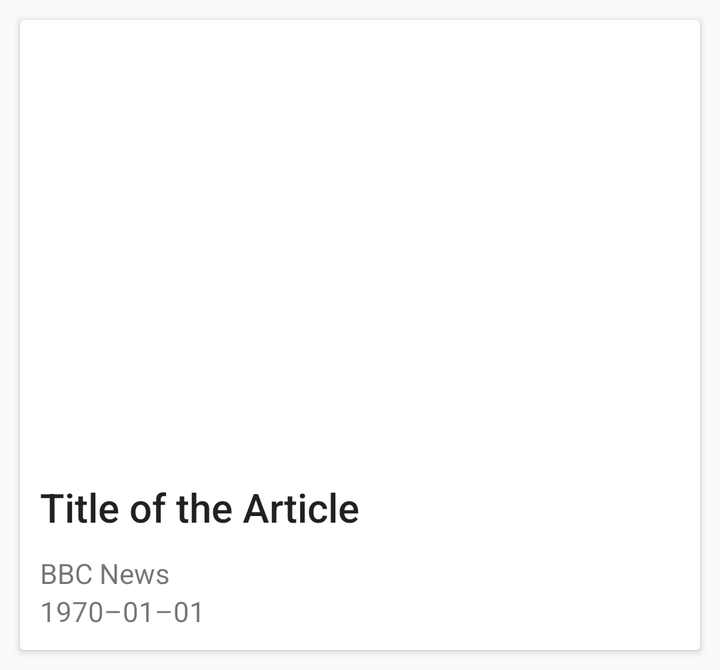
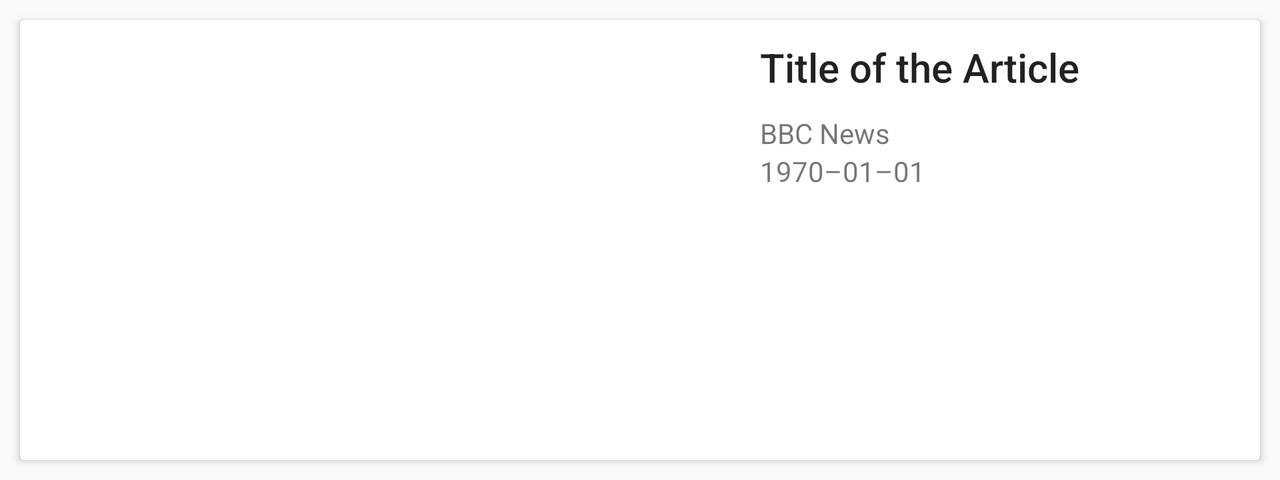

First picture: res/layout/ on a phone held upright. Second picture: the repository's own variant of that layout, on a device whose configuration matches the variant's folder. Source for both follows.
<!-- AndroidManifest.xml: application theme AppTheme -->
<!-- res/layout/article_list_item.xml -->
<?xml version="1.0" encoding="utf-8"?>
<android.support.v7.widget.CardView xmlns:android="http://schemas.android.com/apk/res/android"
    xmlns:tools="http://schemas.android.com/tools"
    android:layout_width="match_parent"
    android:layout_height="wrap_content"
    android:layout_margin="@dimen/card_margin"
    android:background="?attr/selectableItemBackground"
    android:clickable="true"
    android:focusable="true">

    <LinearLayout
        android:layout_width="match_parent"
        android:layout_height="wrap_content"
        android:orientation="vertical">

        <ImageView
            android:id="@+id/article_image_iv"
            android:layout_width="match_parent"
            android:layout_height="200dp"
            android:contentDescription="@string/news_image_description"
            android:elevation="6dp"
            android:layout_margin="@dimen/card_margin"
            android:scaleType="centerCrop"
            tools:src="@drawable/placeholder" />

        <TextView
            android:id="@+id/article_title"
            android:layout_width="wrap_content"
            android:layout_height="wrap_content"
            android:layout_marginTop="@dimen/card_margin"
            android:layout_marginLeft="@dimen/card_margin"
            android:layout_marginStart="@dimen/card_margin"
            android:textAppearance="@style/Base.TextAppearance.AppCompat.Title"
            tools:text="@string/article_title_description" />

        <RelativeLayout
            android:layout_width="match_parent"
            android:layout_height="wrap_content"
            android:layout_marginTop="@dimen/card_margin"
            android:layout_marginLeft="@dimen/card_margin"
            android:layout_marginStart="@dimen/card_margin">

            <TextView
                android:id="@+id/article_source_tv"
                android:layout_width="wrap_content"
                android:layout_height="wrap_content"
                android:layout_alignParentLeft="true"
                android:layout_alignParentStart="true"
                android:textAppearance="@style/Base.TextAppearance.AppCompat.Small"
                tools:text="@string/article_detail_source_placeholder" />

            <TextView
                android:id="@+id/published_at_tv"
                android:layout_width="wrap_content"
                android:layout_height="wrap_content"
                android:layout_below="@id/article_source_tv"
                android:textAppearance="@style/Base.TextAppearance.AppCompat.Small"
                tools:text="@string/published_at_tools_text" />


            <ImageButton
                android:id="@+id/bookmark_btn"
                style="?android:attr/borderlessButtonStyle"
                android:layout_width="wrap_content"
                android:layout_height="wrap_content"
                android:layout_alignParentEnd="true"
                android:layout_alignParentRight="true"
                android:layout_alignParentTop="true"
                android:src="@drawable/baseline_bookmark_border_black_18dp"
                android:contentDescription="@string/bookmark_button_description" />

        </RelativeLayout>
    </LinearLayout>
</android.support.v7.widget.CardView>
<!-- resources referenced by this layout -->
<resources>
  <dimen name="card_margin">10dp</dimen>
  <string name="article_detail_source_placeholder"> BBC News</string>
  <string name="article_title_description">Title of the Article</string>
  <string name="bookmark_button_description">bookmark article</string>
  <string name="news_image_description">article image</string>
  <string name="published_at_tools_text"> 1970–01–01</string>
  <style name="AppTheme" parent="Theme.AppCompat.Light.NoActionBar">
          
          <item name="colorPrimary">@color/colorPrimary</item>
          <item name="colorPrimaryDark">@color/colorPrimaryDark</item>
          <item name="colorAccent">@color/colorAccent</item>
  
      </style>
  <color name="colorPrimary">#607D8B</color>
  <color name="colorPrimaryDark">#455A64</color>
  <color name="colorAccent">#FF9800</color>
</resources>
<!-- res/layout-land/article_list_item.xml (the repository's variant of the layout above) -->
<!-- drawn on the phone turned sideways -->
<?xml version="1.0" encoding="utf-8"?>
<android.support.v7.widget.CardView xmlns:android="http://schemas.android.com/apk/res/android"
    xmlns:tools="http://schemas.android.com/tools"
    android:layout_width="match_parent"
    android:layout_height="wrap_content"
    android:layout_margin="@dimen/card_margin"
    android:clickable="true"
    android:focusable="true">

    <LinearLayout
        android:layout_width="match_parent"
        android:layout_height="wrap_content"
        android:orientation="horizontal"
        android:padding="@dimen/card_margin">

        <ImageView
            android:id="@+id/article_image_iv"
            android:layout_width="350dp"
            android:layout_height="200dp"
            android:contentDescription="@string/news_image_description"
            android:elevation="6dp"
            android:scaleType="centerCrop"
            tools:src="@drawable/placeholder" />

        <RelativeLayout
            android:layout_width="match_parent"
            android:layout_height="match_parent"
            android:layout_marginLeft="@dimen/card_margin"
            android:layout_marginStart="@dimen/card_margin">

            <TextView
                android:id="@+id/article_title"
                android:layout_width="wrap_content"
                android:layout_height="wrap_content"
                android:textAppearance="@style/Base.TextAppearance.AppCompat.Title"
                tools:text="@string/article_title_description" />

            <TextView
                android:id="@+id/article_source_tv"
                android:layout_width="wrap_content"
                android:layout_height="wrap_content"
                android:layout_alignParentLeft="true"
                android:layout_alignParentStart="true"
                android:layout_below="@+id/article_title"
                android:layout_marginTop="@dimen/card_margin"
                android:textAppearance="@style/Base.TextAppearance.AppCompat.Small"
                tools:text="@string/article_detail_source_placeholder" />

            <TextView
                android:id="@+id/published_at_tv"
                android:layout_width="wrap_content"
                android:layout_height="wrap_content"
                android:layout_below="@+id/article_source_tv"
                android:textAppearance="@style/Base.TextAppearance.AppCompat.Small"
                tools:text="@string/published_at_tools_text" />

            <ImageButton
                android:id="@+id/bookmark_btn"
                style="?android:attr/borderlessButtonStyle"
                android:layout_width="wrap_content"
                android:layout_height="wrap_content"
                android:layout_alignParentBottom="true"
                android:layout_alignParentEnd="true"
                android:layout_alignParentRight="true"
                android:contentDescription="@string/bookmark_button_description"
                android:paddingLeft="@dimen/activity_horizontal_margin"
                android:paddingStart="@dimen/activity_horizontal_margin"
                android:src="@drawable/baseline_bookmark_border_black_18dp" />


        </RelativeLayout>
    </LinearLayout>
</android.support.v7.widget.CardView>
<!-- resources referenced by the variant -->
<!-- as the phone turned sideways resolves them -->
<resources>
  <dimen name="activity_horizontal_margin">16dp</dimen>
  <dimen name="card_margin">10dp</dimen>
  <string name="article_detail_source_placeholder"> BBC News</string>
  <string name="article_title_description">Title of the Article</string>
  <string name="bookmark_button_description">bookmark article</string>
  <string name="news_image_description">article image</string>
  <string name="published_at_tools_text"> 1970–01–01</string>
  <style name="AppTheme" parent="Theme.AppCompat.Light.NoActionBar">
          
          <item name="colorPrimary">@color/colorPrimary</item>
          <item name="colorPrimaryDark">@color/colorPrimaryDark</item>
          <item name="colorAccent">@color/colorAccent</item>
  
      </style>
  <color name="colorPrimary">#607D8B</color>
  <color name="colorPrimaryDark">#455A64</color>
  <color name="colorAccent">#FF9800</color>
</resources>
